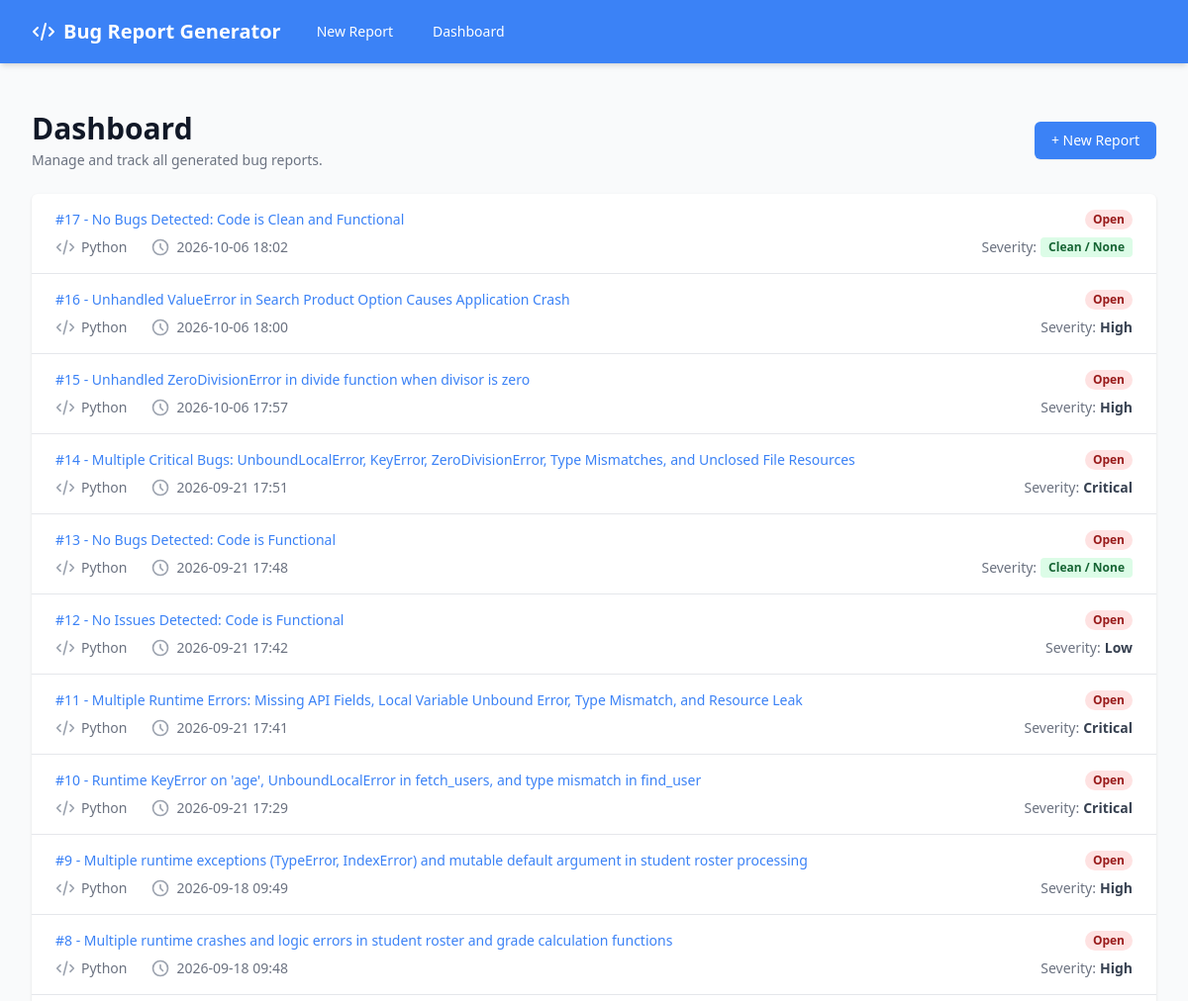
The app's page /dashboard (upper part), older data.
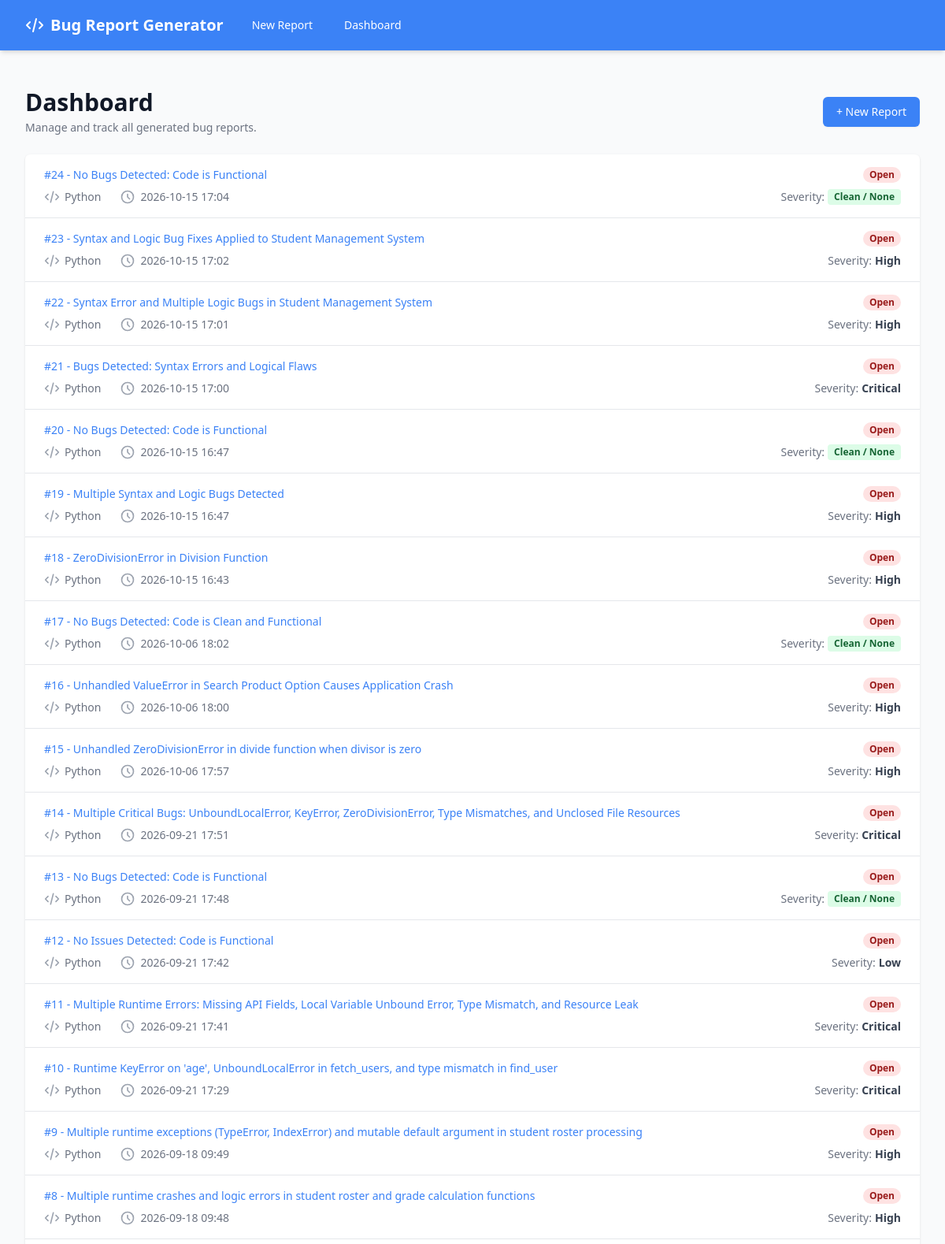
The same page, newer data.
### app.py (models this page shows, shortened)
class BugReport(db.Model):
    id = db.Column(db.Integer, primary_key=True)
    title = db.Column(db.String(200), nullable=False)
    description = db.Column(db.Text, nullable=False)
    steps_to_reproduce = db.Column(db.Text, nullable=False)
    expected_result = db.Column(db.Text, nullable=False)
    actual_result = db.Column(db.Text, nullable=False)
    severity = db.Column(db.String(50), nullable=False)
    priority = db.Column(db.String(50), nullable=False)
    status = db.Column(db.String(50), default='Open')
    language = db.Column(db.String(50), nullable=True)
    code_snippet = db.Column(db.Text, nullable=True)
    fixed_code_snippet = db.Column(db.Text, nullable=True)
    notes = db.Column(db.Text, nullable=True)
    created_at = db.Column(db.DateTime, default=datetime.datetime.utcnow)

### app.py (the view)
@app.route('/dashboard')
def dashboard():
    reports = BugReport.query.order_by(BugReport.created_at.desc()).all()
    return render_template('dashboard.html', reports=reports)

### templates/dashboard.html (shortened to what this page needs)
{% extends "base.html" %}
{% block content %}
<div class="mb-6 flex justify-between items-center">
    <div>
        <h1 class="text-3xl font-bold text-gray-900">Dashboard</h1>
        <p class="text-sm text-gray-500 mt-1">Manage and track all generated bug reports.</p>
    </div>
    <a href="{{ url_for('index') }}" class="inline-flex items-center px-4 py-2 border border-transparent rounded-md shadow-sm text-sm font-medium text-white bg-brand hover:bg-blue-700">
        + New Report
    </a>
</div>
<div class="bg-white shadow overflow-hidden sm:rounded-md">
    {% if reports %}
    <ul class="divide-y divide-gray-200">
        {% for report in reports %}
        <li>
            <a href="{{ url_for('report_detail', report_id=report.id) }}" class="block hover:bg-gray-50 transition duration-150 ease-in-out">
                <div class="px-4 py-4 sm:px-6">
                    <div class="flex items-center justify-between">
                        <p class="text-sm font-medium text-brand truncate">
                            #{{ report.id }} - {{ report.title }}
                        </p>
                        <div class="ml-2 flex-shrink-0 flex">
                            {% if report.status == 'Open' %}
                                <span class="px-2 inline-flex text-xs leading-5 font-semibold rounded-full bg-red-100 text-red-800">Open</span>
                            {% elif report.status == 'In Progress' %}
                                <span class="px-2 inline-flex text-xs leading-5 font-semibold rounded-full bg-yellow-100 text-yellow-800">In Progress</span>
                            {% elif report.status == 'Resolved' %}
                                <span class="px-2 inline-flex text-xs leading-5 font-semibold rounded-full bg-green-100 text-green-800">Resolved</span>
                            {% elif report.status == 'Closed' %}
                                <span class="px-2 inline-flex text-xs leading-5 font-semibold rounded-full bg-gray-100 text-gray-800">Closed</span>
                            {% endif %}
                        </div>
                    </div>
                    <div class="mt-2 sm:flex sm:justify-between">
                        <div class="sm:flex">
                            <p class="flex items-center text-sm text-gray-500">
                                <svg class="flex-shrink-0 mr-1.5 h-5 w-5 text-gray-400" fill="none" viewBox="0 0 24 24" stroke="currentColor">
                                    <path stroke-linecap="round" stroke-linejoin="round" stroke-width="2" d="M10 20l4-16m4 4l4 4-4 4M6 16l-4-4 4-4" />
                                </svg>
                                {{ report.language | capitalize }}
                            </p>
                            <p class="mt-2 flex items-center text-sm text-gray-500 sm:mt-0 sm:ml-6">
                                <svg class="flex-shrink-0 mr-1.5 h-5 w-5 text-gray-400" fill="none" viewBox="0 0 24 24" stroke="currentColor">
                                    <path stroke-linecap="round" stroke-linejoin="round" stroke-width="2" d="M12 8v4l3 3m6-3a9 9 0 11-18 0 9 9 0 0118 0z" />
                                </svg>
                                {{ report.created_at.strftime('%Y-%m-%d %H:%M') }}
                            </p>
                        </div>
                        <div class="mt-2 flex items-center text-sm text-gray-500 sm:mt-0">
                            Severity:
                            {% if report.severity in ['None', 'N/A'] %}
                                <span class="ml-1 px-2 py-0.5 text-xs font-semibold rounded bg-green-100 text-green-800">Clean / None</span>
                            {% else %}
                                <span class="ml-1 font-semibold text-gray-700">{{ report.severity }}</span>
                            {% endif %}
                        </div>
                    </div>
                </div>
            </a>
        </li>
        {% endfor %}
    </ul>
    {% endif %}
</div>
{% endblock %}

Row changes from the older to the newer data that the page shows:
added BugReport: id "24", title "No Bugs Detected: Code is Functional", status "Open", language "Python", created_at "2026-10-15 17:04", severity "Clean / None"
added BugReport: id "23", title "Syntax and Logic Bug Fixes Applied to Student Management System", status "Open", language "Python", created_at "2026-10-15 17:02", severity "High"
added BugReport: id "22", title "Syntax Error and Multiple Logic Bugs in Student Management System", status "Open", language "Python", created_at "2026-10-15 17:01", severity "High"
added BugReport: id "21", title "Bugs Detected: Syntax Errors and Logical Flaws", status "Open", language "Python", created_at "2026-10-15 17:00", severity "Critical"
added BugReport: id "20", title "No Bugs Detected: Code is Functional", status "Open", language "Python", created_at "2026-10-15 16:47", severity "Clean / None"
added BugReport: id "19", title "Multiple Syntax and Logic Bugs Detected", status "Open", language "Python", created_at "2026-10-15 16:47", severity "High"
added BugReport: id "18", title "ZeroDivisionError in Division Function", status "Open", language "Python", created_at "2026-10-15 16:43", severity "High"
